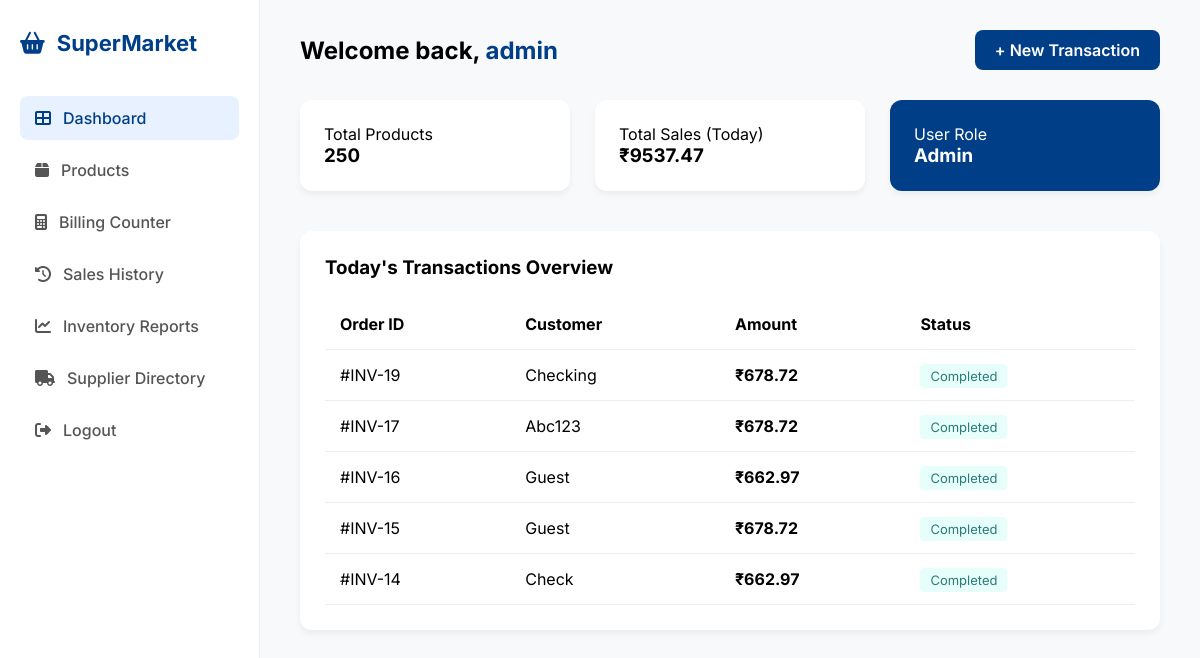
The page /dashboard (signed in) on the database as committed earlier.
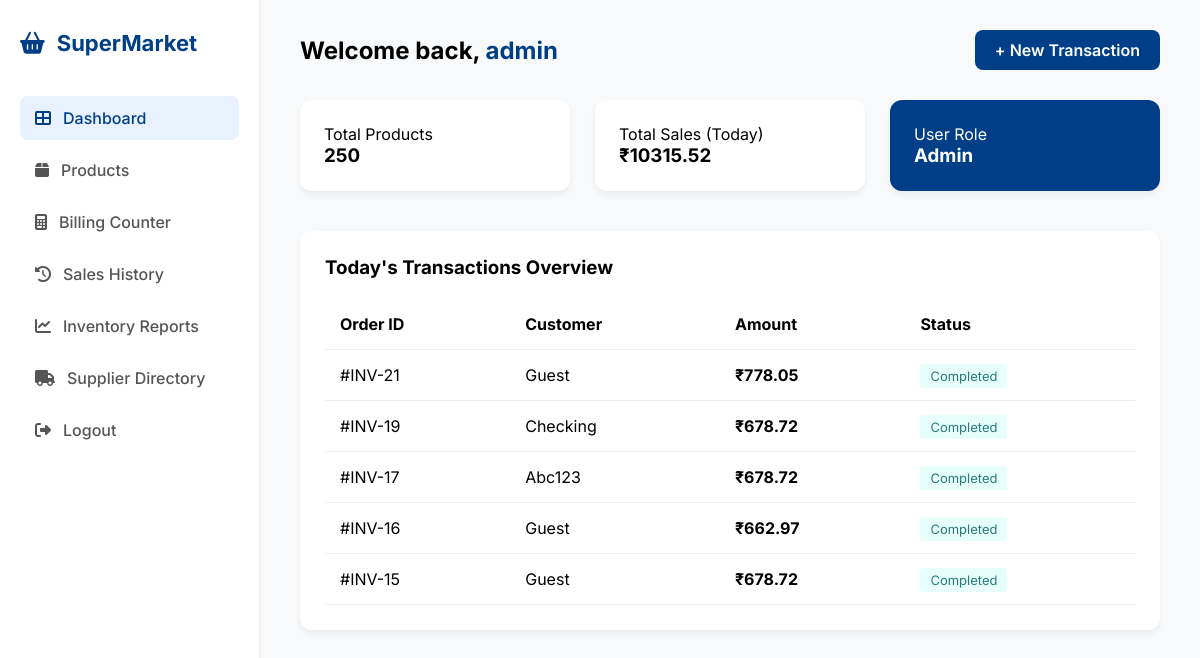
The same page on the database as committed later.
### tables this page shows
CREATE TABLE sales (
        id INTEGER PRIMARY KEY AUTOINCREMENT, customer_name TEXT, total_amount REAL, 
        payment_mode TEXT, date_time DATETIME DEFAULT CURRENT_TIMESTAMP);

### app.py (the view)
@app.route('/dashboard')
def dashboard():
    if 'user' not in session or session['role'] != 'Admin':
        flash("Unauthorized access!")
        return redirect(url_for('login'))
    conn = get_db_connection()
    product_stats = conn.execute('SELECT COUNT(*) FROM products').fetchone()[0]
    sales_stats = conn.execute('SELECT SUM(total_amount) FROM sales').fetchone()
    total_sales = sales_stats[0] if sales_stats[0] is not None else 0.0
    recent_transactions = conn.execute('SELECT * FROM sales ORDER BY id DESC LIMIT 5').fetchall()
    conn.close()
    return render_template('dashboard.html',
                           p_count=product_stats,
                           s_sum=total_sales,
                           recent_sales=recent_transactions)

### app.py (called while the page is built)
def get_db_connection():
    conn = sqlite3.connect('supermarket.db')
    conn.row_factory = sqlite3.Row
    return conn

### templates/dashboard.html (shortened to what this page needs)
<!DOCTYPE html>
<html lang="en">
<head>
    <link rel="stylesheet" href="https://cdnjs.cloudflare.com/ajax/libs/font-awesome/6.4.0/css/all.min.css">
    <link rel="stylesheet" href="{{ url_for('static', filename='style.css') }}">
</head>
<body class="dashboard-page">
    <div class="dashboard-wrapper">
        <aside class="sidebar">
            <div class="sidebar-brand">
                <i class="fas fa-shopping-basket"></i>
                <span>SuperMarket</span>
            </div>
            <nav class="nav-links">
                {% if session['role'] == 'Admin' %}
                <a href="/dashboard" class="nav-item {% if request.path == '/dashboard' %}active{% endif %}"><i class="fas fa-th-large"></i> Dashboard</a>
                {% endif %}
                <a href="/products" class="nav-item {% if request.path == '/products' %}active{% endif %}"><i class="fas fa-box"></i> Products</a>
                <a href="/billing" class="nav-item {% if request.path == '/billing' %}active{% endif %}"><i class="fas fa-calculator"></i> Billing Counter</a>
                {% if session['role'] == 'Admin' %}
                <a href="/history" class="nav-item {% if request.path == '/history' %}active{% endif %}"><i class="fas fa-history"></i> Sales History</a>
                <a href="/reports" class="nav-item {% if request.path == '/reports' %}active{% endif %}"><i class="fas fa-chart-line"></i> Inventory Reports</a>
                <a href="/suppliers" class="nav-item {% if request.path == '/suppliers' %}active{% endif %}"><i class="fas fa-truck"></i> Supplier Directory</a>
                {% endif %}
            </nav>
            <div class="sidebar-footer">
                <a href="/logout" class="nav-item"><i class="fas fa-sign-out-alt"></i> Logout</a>
            </div>
        </aside>
        <main class="main-content">
            <header class="top-header">
                <h2>Welcome back, <span style="color: #003f87;">{{ session['user'] }}</span></h2>
                <a href="/billing" class="btn-new-trx" style="text-decoration: none; display: inline-block;">+ New Transaction</a>
            </header>
            <div class="stats-grid">
                <div class="stat-card">
                    <p>Total Products</p>
                    <h3>{{ p_count }}</h3>
                </div>
                <div class="stat-card">
                    <p>Total Sales (Today)</p>
                    <h3>₹{{ "%.2f"|format(s_sum) }}</h3>
                </div>
                <div class="stat-card blue-card">
                    <p>User Role</p>
                    <h3>{{ session['role'] }}</h3>
                </div>
            </div>
            <div class="recent-section">
                <h3>Today's Transactions Overview</h3>
                <table class="data-table">
                    <thead>
                        <tr>
                            <th>Order ID</th>
                            <th>Customer</th>
                            <th>Amount</th>
                            <th>Status</th>
                        </tr>
                    </thead>
                    <tbody>
                        {% for sale in recent_sales %}
                        <tr>
                            <td>#INV-{{ sale['id'] }}</td>
                            <td style="text-transform: capitalize;">{{ sale['customer_name'] }}</td>
                            <td style="font-weight: 700;">₹{{ "%.2f"|format(sale['total_amount']) }}</td>
                            <td><span class="status-done">Completed</span></td>
                        </tr>
                        {% endfor %}
                    </tbody>
                </table>
            </div>
        </main>
    </div>
</body>
</html>

Rows that differ between the two databases and show on the page:
no longer on this page (row unchanged): sales: id "14", customer_name "Check", total_amount "662.97"
added sales: id "21", customer_name "Guest", total_amount "778.05"
Other text that changed with them:
{{ "%.2f"|format(s_sum) }}: "9537.47" → "10315.52"
